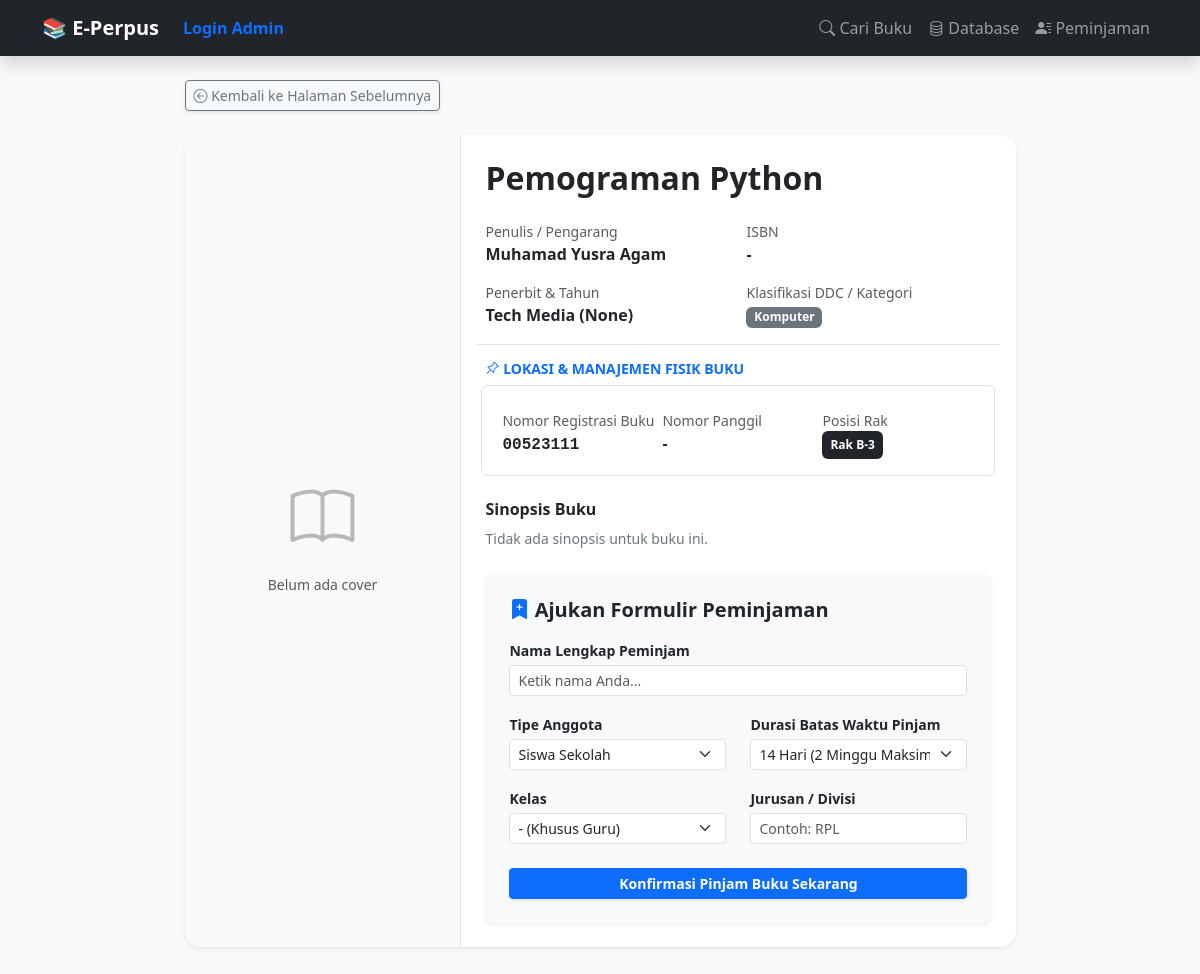
Page /buku/3 on the committed database.
### tables this page shows
CREATE TABLE buku (
            id INTEGER PRIMARY KEY AUTOINCREMENT,
            -- Data Katalog (Publik)
            judul TEXT NOT NULL,
            sub_judul TEXT,
            penulis TEXT,
            penerbit TEXT,
            tahun_terbit TEXT,
            isbn TEXT,
            kategori TEXT,
            sinopsis TEXT,
            cover_img TEXT,
            -- Data Inventaris (Internal Pustakawan)
            id_buku_fisik TEXT UNIQUE, -- Barcode / ID Unik Eksemplar
            nomor_panggil TEXT,        -- Call Number di Rak
            lokasi_rak TEXT,
            sumber_perolehan TEXT,     -- Pembelian / Hadiah / Sumbangan
            tanggal_masuk TEXT,
            kondisi_buku TEXT DEFAULT 'Baik', -- Baik / Rusak / Hilang
            harga_buku INTEGER DEFAULT 0,     -- Untuk Pelaporan Aset & Denda Opsi A
            stok INTEGER DEFAULT 1
        );

### app.py (the view)
@app.route('/buku/<int:id>')
def detail_buku(id):
    conn = get_db_connection()
    buku = conn.execute('SELECT * FROM buku WHERE id = ?', (id,)).fetchone()
    conn.close()
    back_url = request.referrer if request.referrer else url_for('index')
    return render_template('detail_buku.html', buku=buku, back_url=back_url)

### app.py (called while the page is built)
def get_db_connection():
    base_dir = os.path.dirname(os.path.abspath(__file__))
    db_path = os.path.join(base_dir, 'perpustakaan.db')
    conn = sqlite3.connect(db_path)
    conn.row_factory = sqlite3.Row
    return conn

### templates/detail_buku.html (shortened to what this page needs)
{% extends 'layout.html' %}
{% block content %}
<div class="row justify-content-center mt-4">
    <div class="col-md-9">
        <div class="mb-4 d-flex justify-content-between align-items-center">
            <a href="{{ '/koleksi' }}" class="btn btn-outline-secondary btn-sm shadow-sm">
                <i class="bi bi-arrow-left-circle"></i> Kembali ke Halaman Sebelumnya
            </a>
        </div>
        <div class="card shadow-sm border-0 rounded-4 overflow-hidden mb-5">
            <div class="row g-0">
                <div class="col-md-4 p-4 text-center bg-light border-end d-flex flex-column align-items-center justify-content-center">
                    {% if buku.cover_img %}
                        <a href="{{ url_for('static', filename='covers/' + buku.cover_img) }}"
                        data-fancybox="gallery"
                        data-caption="{{ buku.judul }} - {{ buku.penulis }}"
                        class="d-block w-100 cover-hover-container">
                            <img src="{{ url_for('static', filename='covers/' + buku.cover_img) }}"
                                alt="Cover {{ buku.judul }}"
                                class="img-fluid rounded-3 shadow cover-image-detail"
                                style="max-height: 400px; width: 100%; object-fit: cover;">
                            <div class="hover-overlay d-flex align-items-center justify-content-center rounded-3">
                                <i class="bi bi-search text-white" style="font-size: 2.5rem;"></i>
                            </div>
                        </a>
                    {% else %}
                        {% if not session.get('logged_in') %}
                            <div class="d-flex flex-column align-items-center justify-content-center w-100" style="height: 400px;">
                                <i class="bi bi-book" style="font-size: 4rem; opacity: 0.3;"></i>
                                <p class="small mt-2 text-muted">Belum ada cover</p>
                            </div>
                        {% endif %}
                    {% endif %}
                </div>
                <div class="col-12 col-md-8 p-4">
                    <h2 class="fw-bold text-dark mb-1">{{ buku.judul }}</h2>
                    <div class="row g-3 mb-4">
                        <div class="col-12 col-sm-6">
                            <small class="text-muted d-block">Penulis / Pengarang</small>
                            <span class="fw-semibold text-dark">{{ buku.penulis }}</span>
                        </div>
                        <div class="col-12 col-sm-6">
                            <small class="text-muted d-block">ISBN</small>
                            <span class="fw-semibold text-dark">{{ buku.isbn if buku.isbn else '-' }}</span>
                        </div>
                        <div class="col-12 col-sm-6">
                            <small class="text-muted d-block">Penerbit & Tahun</small>
                            <span class="fw-semibold text-dark">{{ buku.penerbit }} ({{ buku.tahun_terbit }})</span>
                        </div>
                        <div class="col-12 col-sm-6">
                            <small class="text-muted d-block">Klasifikasi DDC / Kategori</small>
                            <span class="badge bg-secondary">{{ buku.kategori }}</span>
                        </div>
                        <div class="col-12 pt-3 border-top">
                            <h6 class="fw-bold text-uppercase text-primary small mb-3">
                                <i class="bi bi-pin-angle"></i> Lokasi & Manajemen Fisik Buku
                            </h6>
                            <div class="row g-2 bg-white p-3 rounded shadow-xs border">
                                <div class="col-6 col-sm-4">
                                    <small class="text-muted d-block">Nomor Registrasi Buku</small>
                                    <code class="text-dark fw-bold fs-6">
                                        {% if buku.id_buku_fisik %}
                                            {{ buku.id_buku_fisik.replace('[','').replace(']','').replace('"','').replace("'",'') }}
                                        {% else %}
                                            -
                                        {% endif %}
                                    </code>
                                </div>
                                <div class="col-6 col-sm-4">
                                    <small class="text-muted d-block">Nomor Panggil</small>
                                    <span class="text-dark fw-semibold">{{ buku.nomor_panggil if buku.nomor_panggil else '-' }}</span>
                                </div>
                                <div class="col-6 col-sm-4">
                                    <small class="text-muted d-block">Posisi Rak</small>
                                    <span class="badge bg-dark p-2">{{ buku.lokasi_rak if buku.lokasi_rak else '-' }}</span>
                                </div>
                            </div>
                        </div>
                    </div>
                    <div class="mb-4">
                        <h6 class="fw-bold text-dark">Sinopsis Buku</h6>
                        <p class="text-secondary small" style="line-height: 1.6;">{{ buku.sinopsis if buku.sinopsis else 'Tidak ada sinopsis untuk buku ini.' }}</p>
                    </div>
                    <div class="card border-0 shadow-sm rounded-3 mt-4" style="background-color: #f8f9fa;">
                        <div class="card-body p-4">
                            <h5 class="fw-bold text-dark mb-3"><i class="bi bi-bookmark-plus-fill text-primary"></i> Ajukan Formulir Peminjaman</h5>
                            {% if buku.stok > 0 %}
                            <form action="/pinjam/{{ buku.id }}" method="POST">
                                <div class="row">
                                    <div class="col-12 mb-3">
                                        <label class="fw-bold small mb-1">Nama Lengkap Peminjam</label>
                                        <input type="text" name="nama_peminjam" class="form-control form-control-sm shadow-xs" placeholder="Ketik nama Anda..." required>
                                    </div>
                                    <div class="col-12 col-sm-6 mb-3">
                                        <label class="fw-bold small mb-1">Tipe Anggota</label>
                                        <select name="tipe_user" class="form-select form-select-sm" required>
                                            <option value="Siswa">Siswa Sekolah</option>
                                        </select>
                                    </div>
                                    <div class="col-12 col-sm-6 mb-3">
                                        <label class="fw-bold small mb-1">Durasi Batas Waktu Pinjam</label>
                                        <select name="durasi_pinjam" class="form-select form-select-sm" required>
                                            <option value="14" selected>14 Hari (2 Minggu Maksimal)</option>
                                        </select>
                                    </div>
                                    <div class="col-6 mb-3">
                                        <label class="fw-bold small mb-1">Kelas</label>
                                        <select name="kelas" class="form-select form-select-sm" required>
                                            <option value="-">- (Khusus Guru)</option>
                                        </select>
                                    </div>
                                    <div class="col-6 mb-3">
                                        <label class="fw-bold small mb-1">Jurusan / Divisi</label>
                                        <input type="text" name="jurusan" class="form-control form-control-sm" placeholder="Contoh: RPL" required>
                                    </div>
                                </div>
                                <button type="submit" class="btn btn-primary btn-sm w-100 fw-bold mt-2 shadow-sm">Konfirmasi Pinjam Buku Sekarang</button>
                            </form>
                            {% else %}
                            <div class="alert alert-danger mb-0 border-0 shadow-xs">
                                <i class="bi bi-exclamation-triangle-fill"></i> <strong>Mohon Maaf:</strong> Seluruh eksemplar fisik buku ini sedang dipinjam atau dalam kondisi perbaikan.
                            </div>
                            {% endif %}
                        </div>
                    </div>
                </div>
            </div>
        </div>
        </div>
</div>
{% endblock %}

### rows in the picture
buku: judul "Pemograman Python", penulis "Muhamad Yusra Agam", penerbit "Tech Media", kategori "Komputer", lokasi_rak "Rak B-3"

### other values in the picture
{{ buku.isbn if buku.isbn else '-' }} "-"
{{ buku.tahun_terbit }} "None"
{{ buku.nomor_panggil if buku.nomor_panggil else '-' }} "-"
